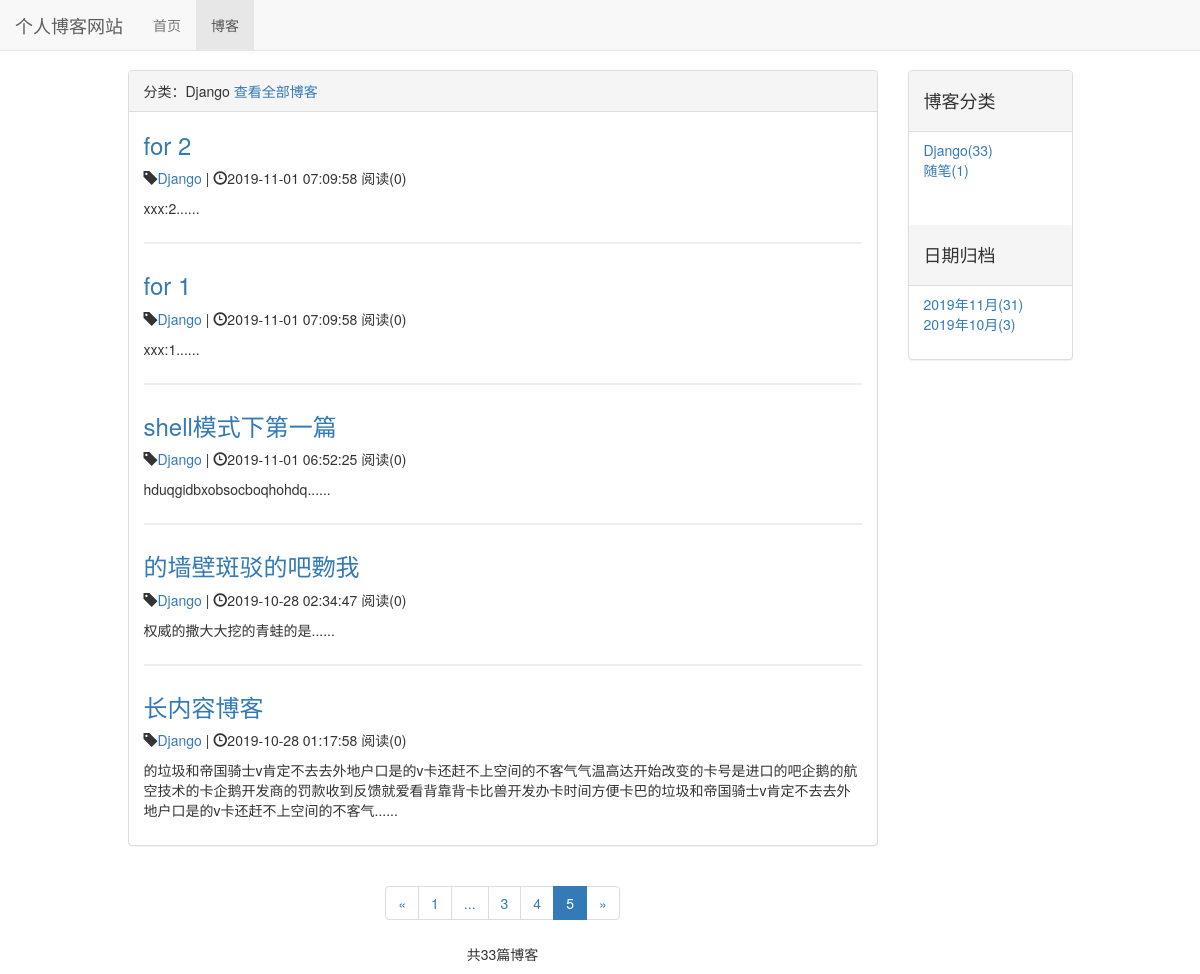
/blog/type/1?page=5, run on an earlier commit of the app's database.
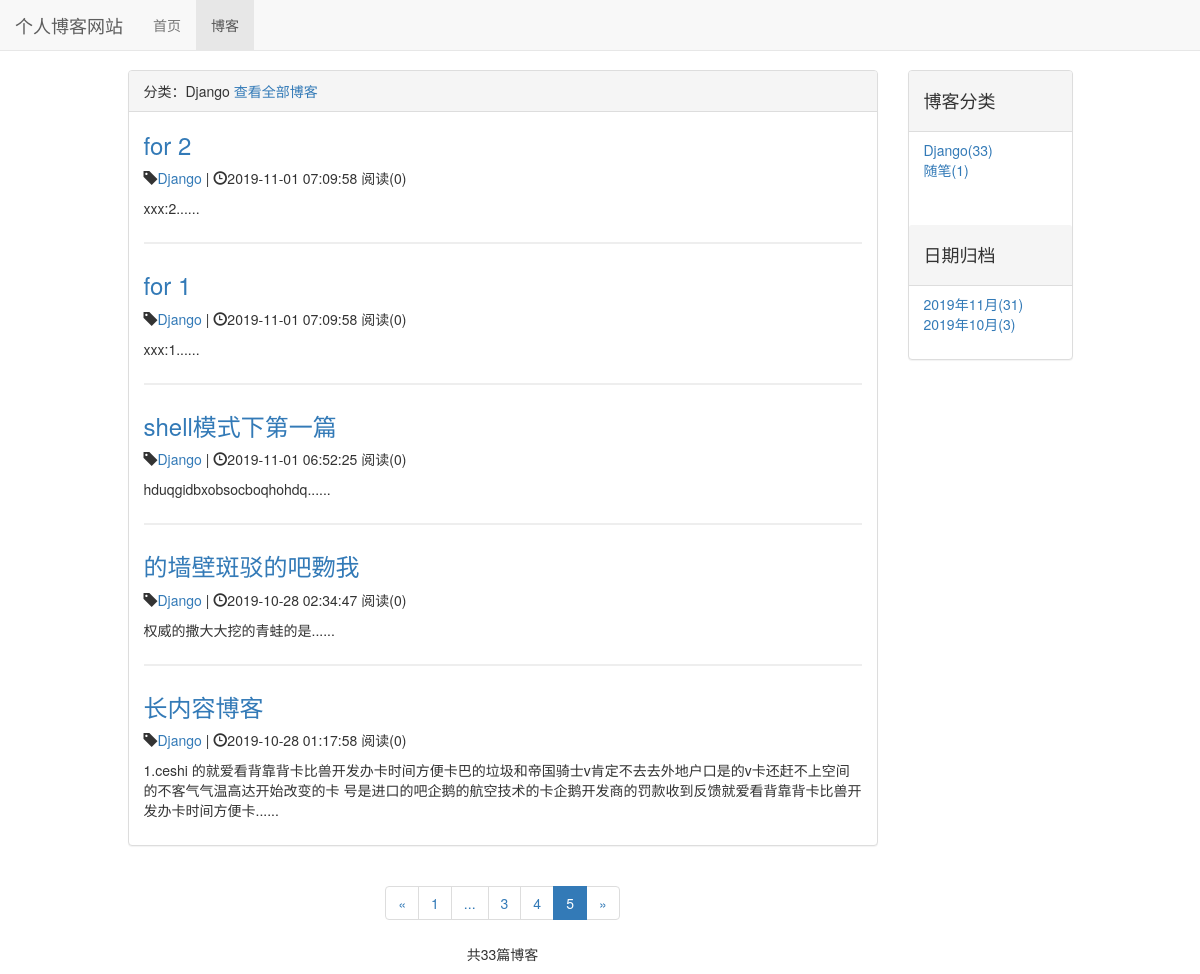
And on a later commit of the database.
### blog/models.py (models this page shows, shortened)
class Blog(models.Model, ReadNumExpendMethod):
    title = models.CharField(max_length=50)  # 标题
    blog_type = models.ForeignKey(BlogType, on_delete=models.DO_NOTHING)  # 博客类型，从BlogType类导入
    content = RichTextUploadingField()  # 内容
    author = models.ForeignKey(User, on_delete=models.DO_NOTHING)  # 作者,从User类下导入
    read_details = GenericRelation(ReadDetail)
    create_time = models.DateTimeField(auto_now_add=True)  # 创建时间
    last_updated_time = models.DateTimeField(auto_now=True)  # 最后修改时间
    class Meta:
        ordering = ['-create_time']

class BlogType(models.Model):
    type_name = models.CharField(max_length=15)
    def __str__(self):
        return self.type_name

### blog/views.py (the view)
# urls.py: path('type/<int:blog_type_pk>', views.blogs_with_type, name='blogs_with_type'),
def blogs_with_type(request, blog_type_pk):
    blog_type = get_object_or_404(BlogType, pk=blog_type_pk)
    blogs_all_list = Blog.objects.filter(blog_type=blog_type)
    context = get_blog_list_common_data(request, blogs_all_list)
    context['blog_type'] = blog_type
    return render_to_response('blogs_with_type.html', context)

### read_statistics/models.py (called while the page is built)
    def get_read_num(self):
        try:
            ct = ContentType.objects.get_for_model(self)
            readnum = ReadNum.objects.get(content_type=ct, object_id=self.pk)
            return readnum.read_num
        except exceptions.ObjectDoesNotExist:
            return 0

### blog/templates/blogs_with_type.html (shortened to what this page needs)
{% extends 'blog_list.html' %}
{% block blog_list_title %}分类：{{ blog_type.type_name }} <a href="{%  url 'blog_list' %}">查看全部博客</a>{% endblock %}

### blog/templates/blog_list.html (shortened to what the changed rows need)
{% extends 'base.html' %}
{% load staticfiles %}
{% block header_extends %}
    <link rel="stylesheet" href="{% static 'blog.css' %}">
{% endblock %}
{% block content %}
    <div class="container">
        <div class="row">
            <div class="col-xs-12 col-sm-8 col-md-9 col-lg-8 col-lg-offset-1">
                <div class="panel panel-default">
                    <div class="panel-body">
                        {% for blog in page_of_blogs.object_list %}
                            <div class="blog">
                                <h3><a href="{% url 'blog_detail' blog.pk %}">{{ blog.title }}</a></h3>
                                <p class="blog-info">
                                    <span class="glyphicon glyphicon-tag"></span><a
                                        href="{% url 'blogs_with_type' blog.blog_type.pk %}">{{ blog.blog_type }}</a> |
                                    <span class="glyphicon glyphicon-time"></span>{{ blog.create_time | date:'Y-m-d H:i:s' }}
                                    阅读({{ blog.get_read_num }})
                                </p>
                                <p>{{ blog.content|striptags|truncatechars_html:120 }}......</p>
                            </div>
                        {% empty %}
                            <div class="blog"><p>-- 暂无博客 --</p></div>
                        {% endfor %}
                    </div>
                </div>
            </div>
        </div>
    </div>
{% endblock %}

What changed in the data, as far as the page shows it:
changed Blog "长内容博客": content "的垃圾和帝国骑士v肯定不去去外地户口是的v卡还赶不上空间的不客气气温高达开始改变的卡号是进口的吧企鹅的航空技术的卡企鹅开发商的罚款收到反馈就爱看背靠背卡比兽开发办卡时间方便卡巴的垃圾和帝国骑士v肯定不去去外地户口是的v卡还赶不上空间的不客气" → "1.ceshi 的就爱看背靠背卡比兽开发办卡时间方便卡巴的垃圾和帝国骑士v肯定不去去外地户口是的v卡还赶不上空间的不客气气温高达开始改变的卡 号是进口的吧企鹅的航空技术的卡企鹅开发商的罚款收到反馈就爱看背靠背卡比兽开发办卡时间方便卡"
